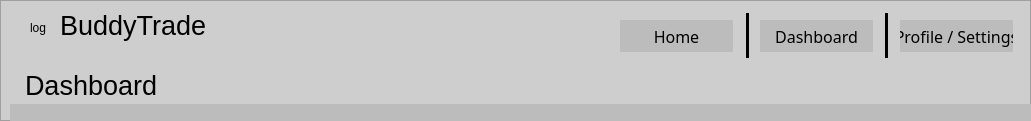
    <widget class="QFrame" name="headerFrame">
     <property name="geometry">
      <rect>
       <x>0</x>
       <y>0</y>
       <width>1031</width>
       <height>121</height>
      </rect>
     </property>
     <property name="styleSheet">
      <string notr="true">background-color: #CECECE;
</string>
     </property>
     <property name="frameShape">
      <enum>QFrame::StyledPanel</enum>
     </property>
     <property name="frameShadow">
      <enum>QFrame::Raised</enum>
     </property>
     <widget class="QFrame" name="frame">
      <property name="geometry">
       <rect>
        <x>10</x>
        <y>104</y>
        <width>1021</width>
        <height>21</height>
       </rect>
      </property>
      <property name="styleSheet">
       <string notr="true">background-color:#BCBCBC;
border:none
</string>
      </property>
      <property name="frameShape">
       <enum>QFrame::StyledPanel</enum>
      </property>
      <property name="frameShadow">
       <enum>QFrame::Raised</enum>
      </property>
     </widget>
     <widget class="QPushButton" name="btnLogin">
      <property name="geometry">
       <rect>
        <x>900</x>
        <y>20</y>
        <width>113</width>
        <height>32</height>
       </rect>
      </property>
      <property name="font">
       <font>
        <family>Futura</family>
        <pointsize>12</pointsize>
       </font>
      </property>
      <property name="cursor">
       <cursorShape>CrossCursor</cursorShape>
      </property>
      <property name="styleSheet">
       <string notr="true">QPushButton {
    color: black;
    background-color: #BCBCBC;
    font-family: 'Futura';
    font-size: 12pt;
    border: none;
}
QPushButton:hover {
    background-color: #A0A0A0;
}
</string>
      </property>
      <property name="text">
       <string>Profile / Settings</string>
      </property>
     </widget>
     <widget class="QPushButton" name="btnDashboard">
      <property name="geometry">
       <rect>
        <x>760</x>
        <y>20</y>
        <width>113</width>
        <height>32</height>
       </rect>
      </property>
      <property name="font">
       <font>
        <family>Futura</family>
        <pointsize>12</pointsize>
       </font>
      </property>
      <property name="cursor">
       <cursorShape>CrossCursor</cursorShape>
      </property>
      <property name="styleSheet">
       <string notr="true">QPushButton {
    color: black;
    background-color: #BCBCBC;
    font-family: 'Futura';
    font-size: 12pt;
    border: none;
}
QPushButton:hover {
    background-color: #A0A0A0;
}

   </string>
      </property>
      <property name="text">
       <string>Dashboard</string>
      </property>
     </widget>
     <widget class="QPushButton" name="btnHome">
      <property name="geometry">
       <rect>
        <x>620</x>
        <y>20</y>
        <width>113</width>
        <height>32</height>
       </rect>
      </property>
      <property name="font">
       <font>
        <family>Futura</family>
        <pointsize>12</pointsize>
       </font>
      </property>
      <property name="cursor">
       <cursorShape>CrossCursor</cursorShape>
      </property>
      <property name="styleSheet">
       <string notr="true">QPushButton {
    color: black;
    background-color: #BCBCBC;
    font-family: 'Futura';
    font-size: 12pt;
    border: none;
}
QPushButton:hover {
    background-color: #A0A0A0;
}
</string>
      </property>
      <property name="text">
       <string>Home</string>
      </property>
     </widget>
     <widget class="QLabel" name="lblDashboardHeader">
      <property name="geometry">
       <rect>
        <x>10</x>
        <y>70</y>
        <width>161</width>
        <height>31</height>
       </rect>
      </property>
      <property name="styleSheet">
       <string notr="true">color: Black;
font-family: 'Futura';
font-size: 20pt;
   </string>
      </property>
      <property name="text">
       <string>  Dashboard</string>
      </property>
      <property name="alignment">
       <set>Qt::AlignLeading|Qt::AlignLeft|Qt::AlignVCenter</set>
      </property>
     </widget>
     <widget class="QLabel" name="lblTitle">
      <property name="geometry">
       <rect>
        <x>60</x>
        <y>10</y>
        <width>181</width>
        <height>31</height>
       </rect>
      </property>
      <property name="styleSheet">
       <string notr="true">color: Black;
font-family: 'Futura';
font-size: 20pt;
   </string>
      </property>
      <property name="text">
       <string>BuddyTrade</string>
      </property>
      <property name="alignment">
       <set>Qt::AlignLeading|Qt::AlignLeft|Qt::AlignVCenter</set>
      </property>
     </widget>
     <widget class="QLabel" name="lblLogo">
      <property name="geometry">
       <rect>
        <x>30</x>
        <y>20</y>
        <width>16</width>
        <height>16</height>
       </rect>
      </property>
      <property name="text">
       <string>logo</string>
      </property>
     </widget>
     <widget class="Line" name="lineBetweenHomeAndDashboard">
      <property name="geometry">
       <rect>
        <x>746</x>
        <y>13</y>
        <width>1</width>
        <height>45</height>
       </rect>
      </property>
      <property name="styleSheet">
       <string notr="true">background-color: Black;
min-width: 1px;
max-width:1px;</string>
      </property>
      <property name="orientation">
       <enum>Qt::Vertical</enum>
      </property>
     </widget>
     <widget class="Line" name="lineBetweenDashboardAndProfileSettings">
      <property name="geometry">
       <rect>
        <x>885</x>
        <y>13</y>
        <width>1</width>
        <height>45</height>
       </rect>
      </property>
      <property name="styleSheet">
       <string notr="true">background-color: Black;
min-width: 1px;
max-width:1px;</string>
      </property>
      <property name="orientation">
       <enum>Qt::Vertical</enum>
      </property>
     </widget>
    </widget>
